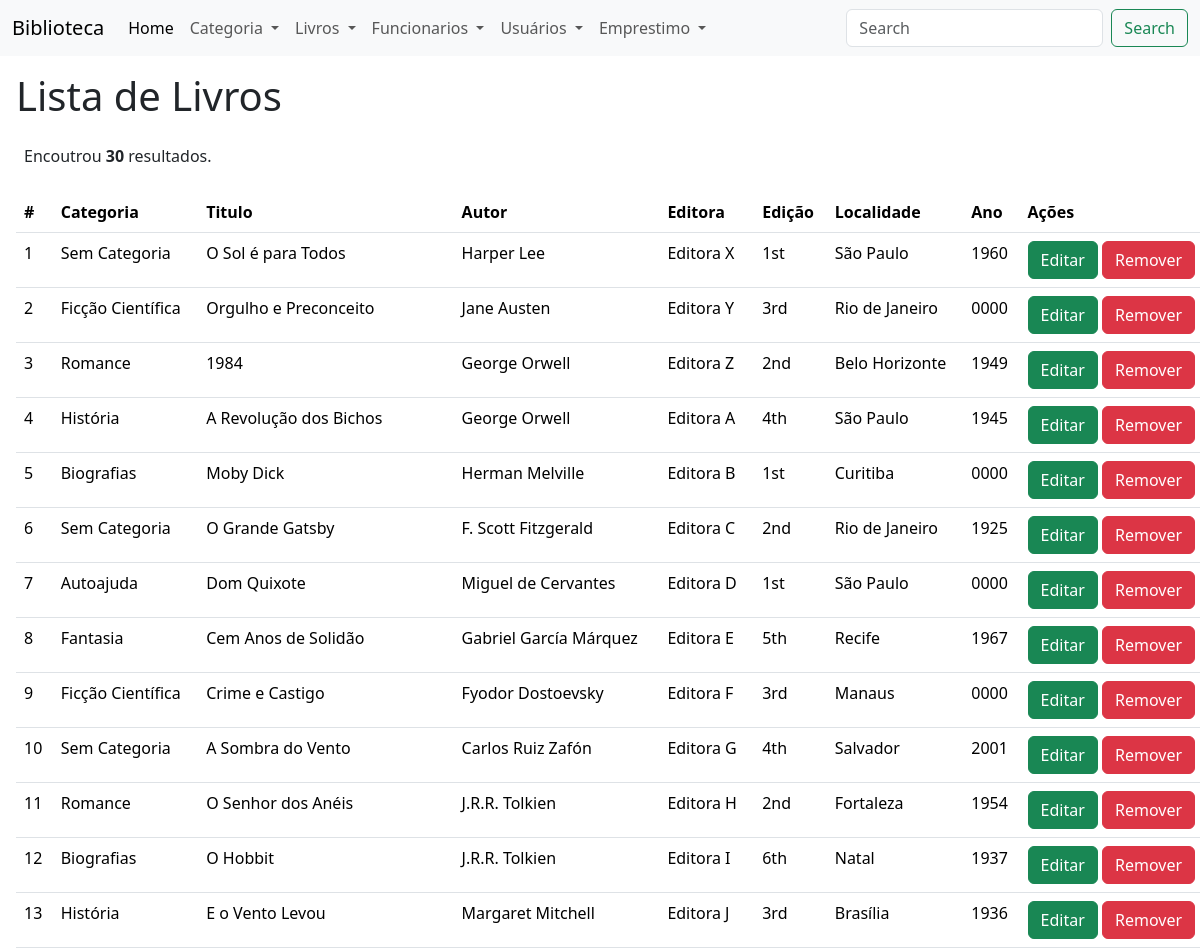
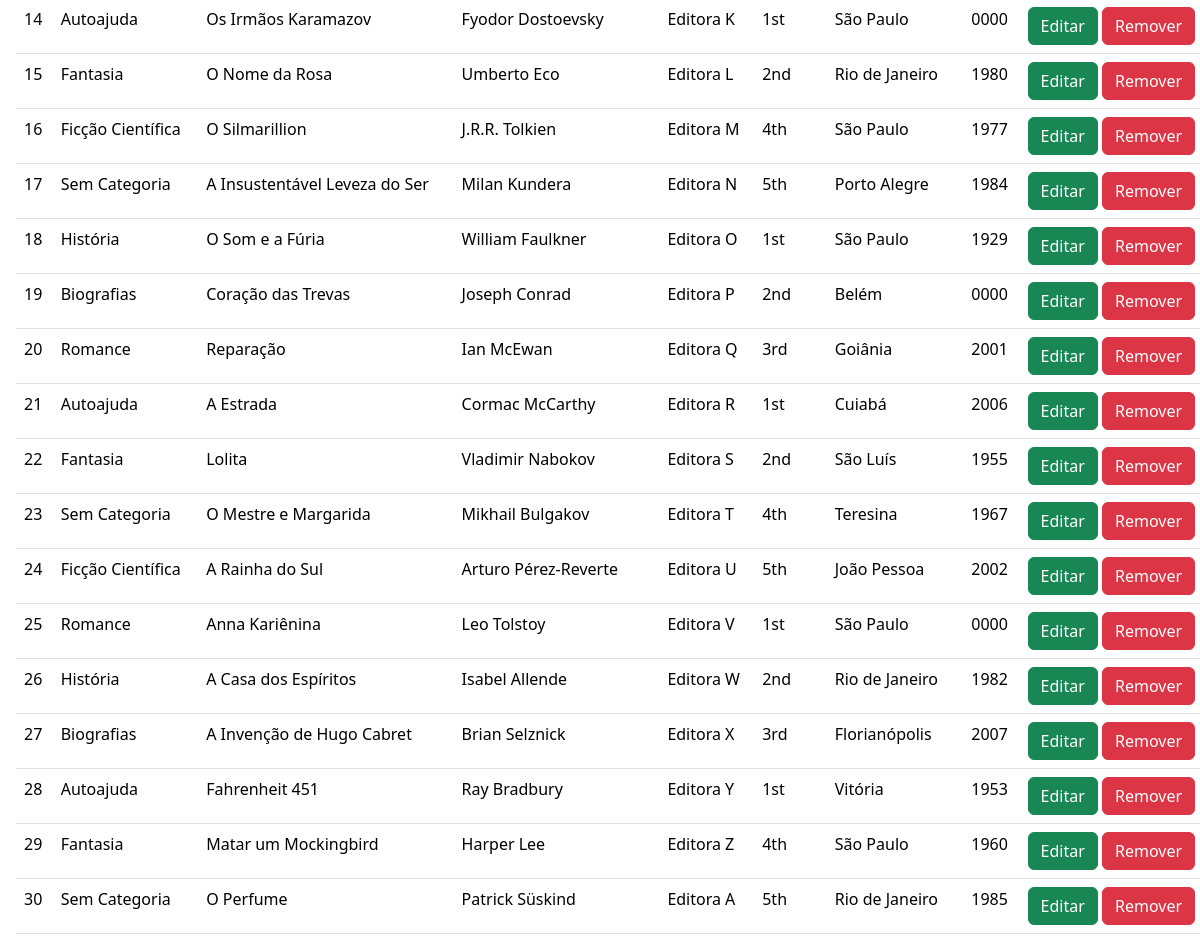
/?page=livro-listar, run on the app's committed database (2 pictures, top to bottom).
### tables this page shows
CREATE TABLE livro (
  id_livro INTEGER UNSIGNED NOT NULL AUTO_INCREMENT,
  categoria_id_categoria INTEGER UNSIGNED NOT NULL,
  titulo_livro VARCHAR(200) NULL,
  autor_livro VARCHAR(45) NULL,
  editora_livro VARCHAR(45) NULL,
  edicao_livro CHAR(3) NULL,
  localidade_livro VARCHAR(25) NULL,
  ano_livro YEAR NULL,
  PRIMARY KEY(id_livro),
  INDEX livro_FKIndex1(categoria_id_categoria)
);

CREATE TABLE categoria (
  id_categoria INTEGER UNSIGNED NOT NULL AUTO_INCREMENT,
  nome_categoria VARCHAR(45) NULL,
  PRIMARY KEY(id_categoria)
);

### livro-listar.php (the view)
<h1 class='m-3'> Lista de Livros </h1>
<table class="table m-3 table-hover">
    <tr>
        <th> # </th>
        <th> Categoria </th>
        <th> Titulo </th>
        <th> Autor </th>
        <th> Editora </th>
        <th> Edição </th>
        <th> Localidade </th>
        <th> Ano </th>
        <th> Ações </th>
    </tr>
    <?php
        $response = $conn->query("SELECT * FROM `livro`");
        $qtd = $response->num_rows;
        if($qtd == 0){
            echo "<p class='m-4'><b>Não existem registros!</b></p>";
        } else {
            echo "<p class='m-4'>Encoutrou <b>$qtd</b> resultados.";
        }
        while($row = $response->fetch_object()){
            $categoria_id_categoria = $row->categoria_id_categoria;
            $categoria = $conn->query(
                "SELECT nome_categoria FROM categoria WHERE id_categoria = $categoria_id_categoria "
            )->fetch_object()->nome_categoria;
            echo "<tr>";
                echo "<td> $row->id_livro</td>";
                echo "<td> $categoria</td>";
                echo "<td> $row->titulo_livro</td>";
                echo "<td> $row->autor_livro</td>";
                echo "<td> $row->editora_livro</td>";
                echo "<td> $row->edicao_livro</td>";
                echo "<td> $row->localidade_livro</td>";
                echo "<td> $row->ano_livro</td>";
                echo "<td>
                    <button class='btn btn-success'
                    onclick=\"location.href='?page=livro-editar&id=$row->id_livro'\">
                        Editar
                    </button>
                    <button class='btn btn-danger'
                        onclick=
                        \"
                            let resposta = confirm('Tem certeza que deseja Remover ?');
                            if (resposta)
                            {
                                location.href = '?page=livro-salvar&acao=remover&id=$row->id_livro';
                            }
                            else{false;}
                        \"
                    >
                        Remover
                    </button>
                    </td>";
            echo "</tr>";
        }
    ?>
</table>

### data on the page
livro: id_livro "1", categoria_id_categoria.nome_categoria "Sem Categoria", titulo_livro "O Sol é para Todos", autor_livro "Harper Lee", editora_livro "Editora X", edicao_livro "1st", localidade_livro "São Paulo", ano_livro "1960"
livro: id_livro "2", categoria_id_categoria.nome_categoria "Ficção Científica", titulo_livro "Orgulho e Preconceito", autor_livro "Jane Austen", editora_livro "Editora Y", edicao_livro "3rd", localidade_livro "Rio de Janeiro", ano_livro "0000"
livro: id_livro "3", categoria_id_categoria.nome_categoria "Romance", titulo_livro "1984", autor_livro "George Orwell", editora_livro "Editora Z", edicao_livro "2nd", localidade_livro "Belo Horizonte", ano_livro "1949"
livro: id_livro "4", categoria_id_categoria.nome_categoria "História", titulo_livro "A Revolução dos Bichos", autor_livro "George Orwell", editora_livro "Editora A", edicao_livro "4th", localidade_livro "São Paulo", ano_livro "1945"
livro: id_livro "5", categoria_id_categoria.nome_categoria "Biografias", titulo_livro "Moby Dick", autor_livro "Herman Melville", editora_livro "Editora B", edicao_livro "1st", localidade_livro "Curitiba", ano_livro "0000"
livro: id_livro "6", categoria_id_categoria.nome_categoria "Sem Categoria", titulo_livro "O Grande Gatsby", autor_livro "F. Scott Fitzgerald", editora_livro "Editora C", edicao_livro "2nd", localidade_livro "Rio de Janeiro", ano_livro "1925"
livro: id_livro "7", categoria_id_categoria.nome_categoria "Autoajuda", titulo_livro "Dom Quixote", autor_livro "Miguel de Cervantes", editora_livro "Editora D", edicao_livro "1st", localidade_livro "São Paulo", ano_livro "0000"
livro: id_livro "8", categoria_id_categoria.nome_categoria "Fantasia", titulo_livro "Cem Anos de Solidão", autor_livro "Gabriel García Márquez", editora_livro "Editora E", edicao_livro "5th", localidade_livro "Recife", ano_livro "1967"
livro: id_livro "9", categoria_id_categoria.nome_categoria "Ficção Científica", titulo_livro "Crime e Castigo", autor_livro "Fyodor Dostoevsky", editora_livro "Editora F", edicao_livro "3rd", localidade_livro "Manaus", ano_livro "0000"
livro: id_livro "10", categoria_id_categoria.nome_categoria "Sem Categoria", titulo_livro "A Sombra do Vento", autor_livro "Carlos Ruiz Zafón", editora_livro "Editora G", edicao_livro "4th", localidade_livro "Salvador", ano_livro "2001"
livro: id_livro "11", categoria_id_categoria.nome_categoria "Romance", titulo_livro "O Senhor dos Anéis", autor_livro "J.R.R. Tolkien", editora_livro "Editora H", edicao_livro "2nd", localidade_livro "Fortaleza", ano_livro "1954"
livro: id_livro "12", categoria_id_categoria.nome_categoria "Biografias", titulo_livro "O Hobbit", autor_livro "J.R.R. Tolkien", editora_livro "Editora I", edicao_livro "6th", localidade_livro "Natal", ano_livro "1937"
livro: id_livro "13", categoria_id_categoria.nome_categoria "História", titulo_livro "E o Vento Levou", autor_livro "Margaret Mitchell", editora_livro "Editora J", edicao_livro "3rd", localidade_livro "Brasília", ano_livro "1936"
livro: id_livro "14", categoria_id_categoria.nome_categoria "Autoajuda", titulo_livro "Os Irmãos Karamazov", autor_livro "Fyodor Dostoevsky", editora_livro "Editora K", edicao_livro "1st", localidade_livro "São Paulo", ano_livro "0000"
livro: id_livro "15", categoria_id_categoria.nome_categoria "Fantasia", titulo_livro "O Nome da Rosa", autor_livro "Umberto Eco", editora_livro "Editora L", edicao_livro "2nd", localidade_livro "Rio de Janeiro", ano_livro "1980"
livro: id_livro "16", categoria_id_categoria.nome_categoria "Ficção Científica", titulo_livro "O Silmarillion", autor_livro "J.R.R. Tolkien", editora_livro "Editora M", edicao_livro "4th", localidade_livro "São Paulo", ano_livro "1977"
livro: id_livro "17", categoria_id_categoria.nome_categoria "Sem Categoria", titulo_livro "A Insustentável Leveza do Ser", autor_livro "Milan Kundera", editora_livro "Editora N", edicao_livro "5th", localidade_livro "Porto Alegre", ano_livro "1984"
livro: id_livro "18", categoria_id_categoria.nome_categoria "História", titulo_livro "O Som e a Fúria", autor_livro "William Faulkner", editora_livro "Editora O", edicao_livro "1st", localidade_livro "São Paulo", ano_livro "1929"
livro: id_livro "19", categoria_id_categoria.nome_categoria "Biografias", titulo_livro "Coração das Trevas", autor_livro "Joseph Conrad", editora_livro "Editora P", edicao_livro "2nd", localidade_livro "Belém", ano_livro "0000"
livro: id_livro "20", categoria_id_categoria.nome_categoria "Romance", titulo_livro "Reparação", autor_livro "Ian McEwan", editora_livro "Editora Q", edicao_livro "3rd", localidade_livro "Goiânia", ano_livro "2001"
livro: id_livro "21", categoria_id_categoria.nome_categoria "Autoajuda", titulo_livro "A Estrada", autor_livro "Cormac McCarthy", editora_livro "Editora R", edicao_livro "1st", localidade_livro "Cuiabá", ano_livro "2006"
livro: id_livro "22", categoria_id_categoria.nome_categoria "Fantasia", titulo_livro "Lolita", autor_livro "Vladimir Nabokov", editora_livro "Editora S", edicao_livro "2nd", localidade_livro "São Luís", ano_livro "1955"
livro: id_livro "23", categoria_id_categoria.nome_categoria "Sem Categoria", titulo_livro "O Mestre e Margarida", autor_livro "Mikhail Bulgakov", editora_livro "Editora T", edicao_livro "4th", localidade_livro "Teresina", ano_livro "1967"
livro: id_livro "24", categoria_id_categoria.nome_categoria "Ficção Científica", titulo_livro "A Rainha do Sul", autor_livro "Arturo Pérez-Reverte", editora_livro "Editora U", edicao_livro "5th", localidade_livro "João Pessoa", ano_livro "2002"
livro: id_livro "25", categoria_id_categoria.nome_categoria "Romance", titulo_livro "Anna Kariênina", autor_livro "Leo Tolstoy", editora_livro "Editora V", edicao_livro "1st", localidade_livro "São Paulo", ano_livro "0000"
livro: id_livro "26", categoria_id_categoria.nome_categoria "História", titulo_livro "A Casa dos Espíritos", autor_livro "Isabel Allende", editora_livro "Editora W", edicao_livro "2nd", localidade_livro "Rio de Janeiro", ano_livro "1982"
livro: id_livro "27", categoria_id_categoria.nome_categoria "Biografias", titulo_livro "A Invenção de Hugo Cabret", autor_livro "Brian Selznick", editora_livro "Editora X", edicao_livro "3rd", localidade_livro "Florianópolis", ano_livro "2007"
livro: id_livro "28", categoria_id_categoria.nome_categoria "Autoajuda", titulo_livro "Fahrenheit 451", autor_livro "Ray Bradbury", editora_livro "Editora Y", edicao_livro "1st", localidade_livro "Vitória", ano_livro "1953"
livro: id_livro "29", categoria_id_categoria.nome_categoria "Fantasia", titulo_livro "Matar um Mockingbird", autor_livro "Harper Lee", editora_livro "Editora Z", edicao_livro "4th", localidade_livro "São Paulo", ano_livro "1960"
livro: id_livro "30", categoria_id_categoria.nome_categoria "Sem Categoria", titulo_livro "O Perfume", autor_livro "Patrick Süskind", editora_livro "Editora A", edicao_livro "5th", localidade_livro "Rio de Janeiro", ano_livro "1985"

### other printed values
$qtd "30"
